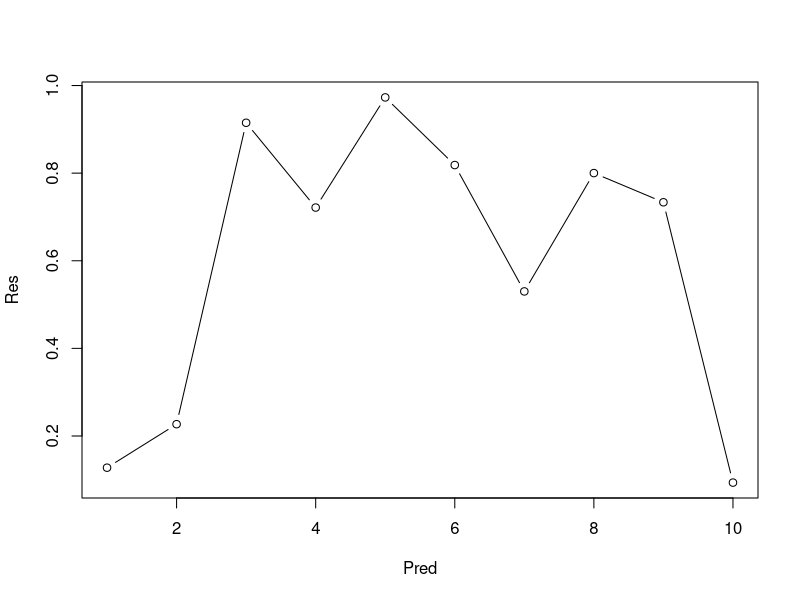
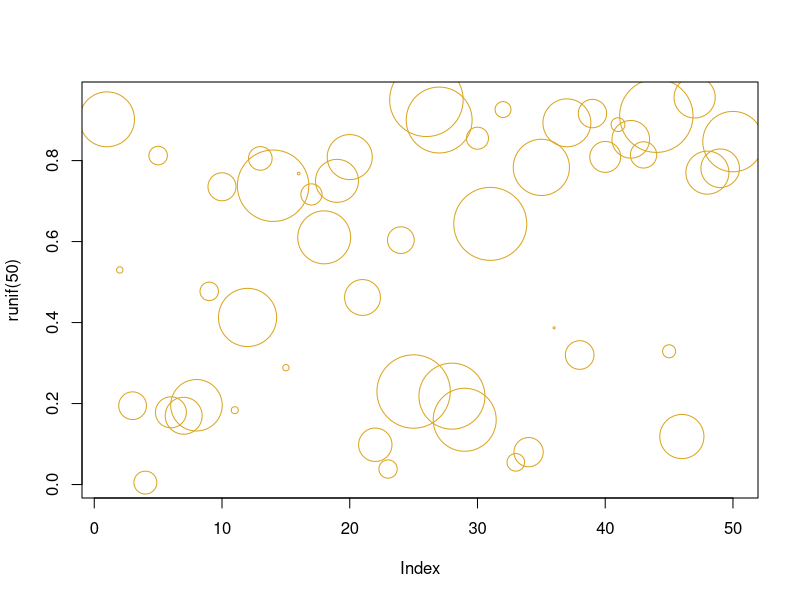
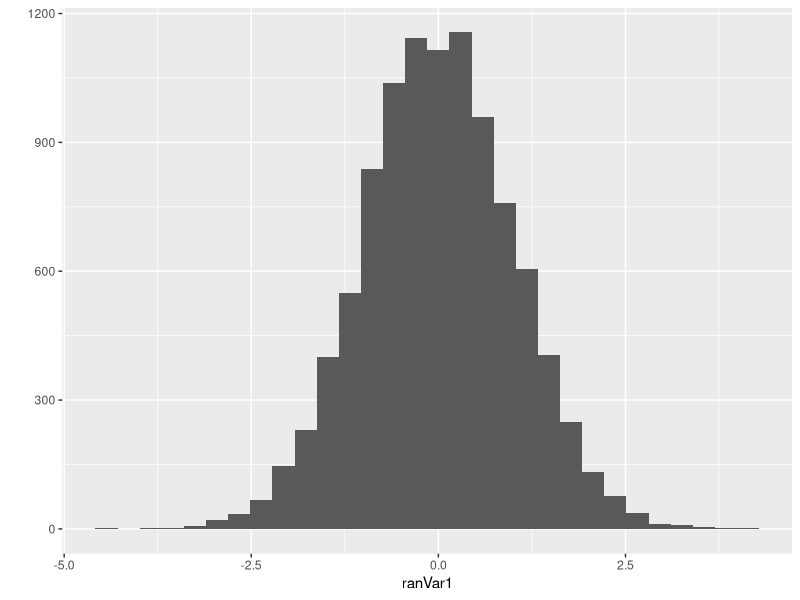

These figures' R source, in order:
## ---- chunk 1
library(knitr)
kable(head(iris))
## ---- chunk 2
library(knitr)
kable(head(iris))
## ---- chunk 3
# Use comments extensively in ALL of your coding!
Pred <- seq(1,10)     # make a vector of integers from 1 to 10
Res <- runif(10)      # generate 10 draws from a random uniform (0,1) distribution

# print the random numbers
print(Res)

# plot the graph
plot(x=Pred,y=Res,type="b")
## ---- chunk 4
plot(runif(50),cex=10*runif(50),col="goldenrod")
print(rnorm(n=10, mean=10, sd=2))
## ---- chunk 5
# First comment to explain what this program is doing.
# Be expansive and describe it in great detail. This may seem trivial, but will become increasingly important as you create complex programs.
# Simple script to examine the distribution of the product of two uniform variables
# Make sure it is readable. Use complete sentences, not cryptic phrases.
# 6 September 2018
# NJG

# Preliminaries
library(ggplot2)
set.seed(100)
library(TeachingDemos) # use this to set the random number seed from a character string
char2seed("green tea")
char2seed("green tea",set=FALSE)

#

# Global variables
nRep <- 10000

# Create or read in data
ranVar1 <- rnorm(nRep)
# print(ranVar1)
head(ranVar1)
tail(ranVar1)

ranVar2 <- rnorm(nRep)


# visualize data
qplot(x=ranVar1)


# create product vector
ranProd <- ranVar1*ranVar2
length(ranProd)
str(ranProd)
head(ranProd)


# do other stuff..
